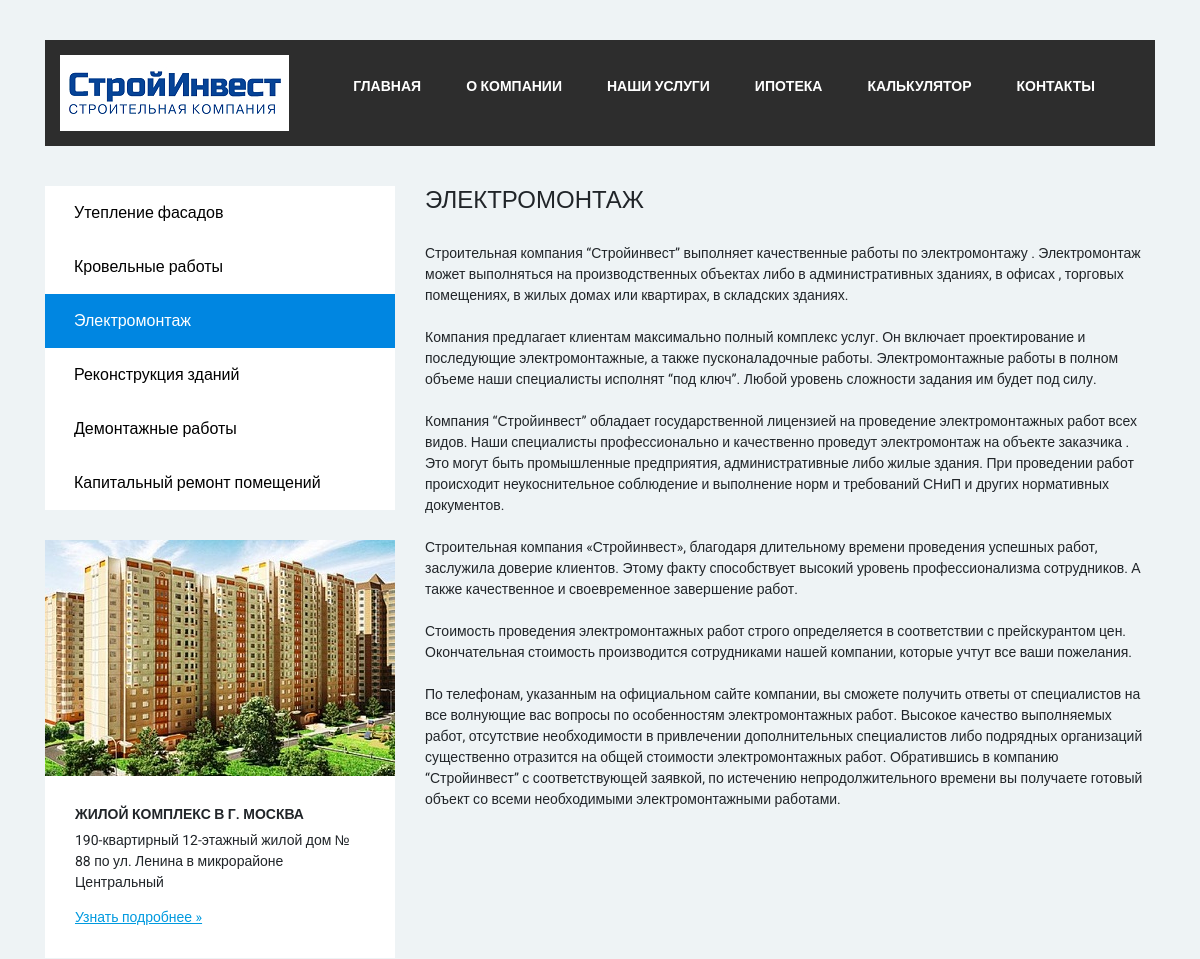
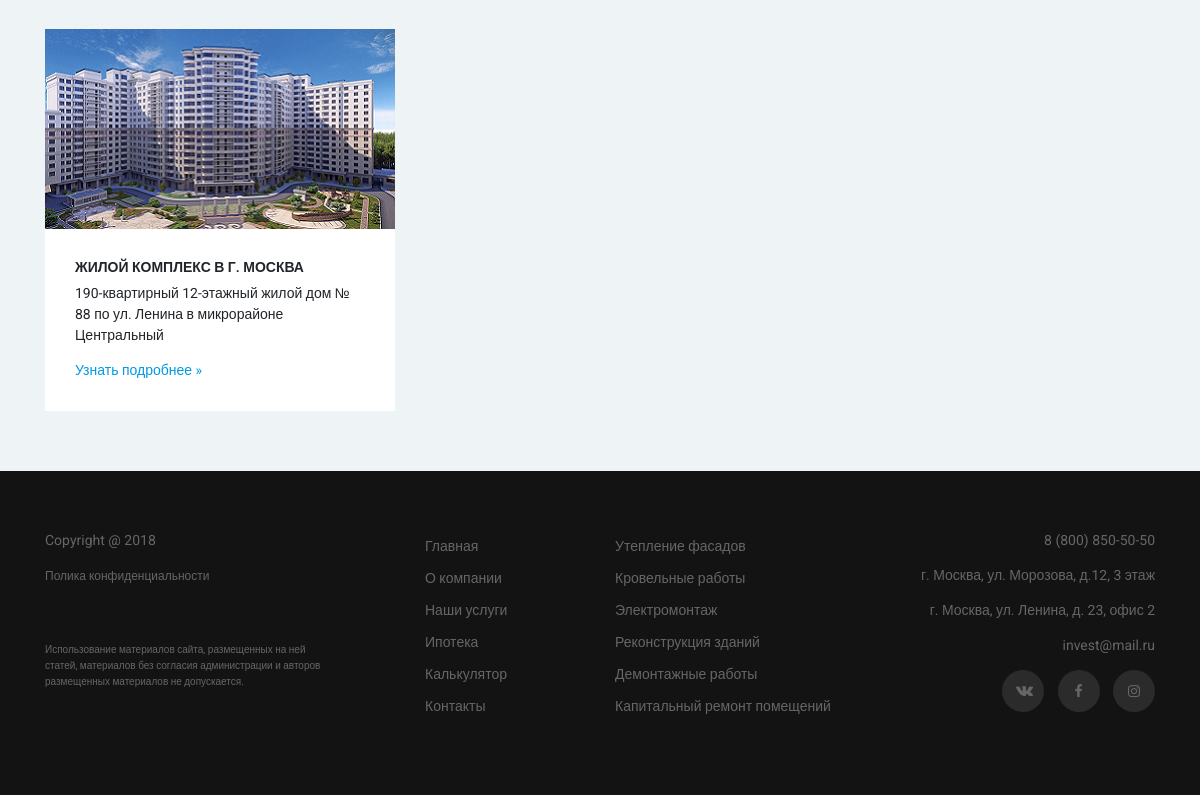
Screenshot of /3.php with the database file from the repository (2 pictures, top to bottom).
### tables this page shows
CREATE TABLE `article` (
  `id` int(11) UNSIGNED NOT NULL,
  `tittle` varchar(255) NOT NULL,
  `text` text NOT NULL
);

### 3.php (the view, shortened to what this page needs)
<!doctype html>
<html lang="en">
  <head>
    <link href="css/bootstrap-grid.min.css" rel="stylesheet">
    <link href="css/bootstrap.min.css" rel="stylesheet">
    <link href="slick/slick.css" rel="stylesheet">
    <link href="slick/slick-theme.css" rel="stylesheet">
    <link href="css/main.css" rel="stylesheet">
  </head>
  <body>
  	 <div class="container">
         <div class="top-nav">
  	          <div class="row justify-content-between align-items-center">
  	 	           <div class="col-md-auto">
  	 	                <div class="logo">
  	                       <img src="img/logo.png" alt="Что-то">
  	                  </div>
  	             </div>
  	             <div class="col-md-auto">
  	                 <ul class="top-nav_menu">
  	                    <li><a href="index.php">Главная</a></li>
  	                    <li><a href="about.php">О компании</a></li>
  	                    <li><a href="1.php">Наши услуги</a></li></a></li>
  	                    <li><a href="ipoteka.php">Ипотека</a></li>
                        <li><a href="calc.php">Калькулятор</a></li>
  	  	                <li><a href="contacts.php">Контакты</a></li>
  	                 </ul>
  	             </div>
  	             </div>
  	     </div>
   <div class="row">
   	  <div class="col-md-4">
   		   <div class="left-sidebar">
   			    <ul class="left-sidebar_menu">
              <li><a href="1.php">Утепление фасадов</a></li>
              <li><a href="2.php">Кровельные работы</a></li>
              <li><a href="3.php" style="background-color: #0086e1; color: white;">Электромонтаж</a></li>
              <li><a href="4.php">Реконструкция зданий</a></li>
              <li><a href="5.php">Демонтажные работы</a></li>
              <li><a href="6.php">Капитальный ремонт помещений</a></li>
   			    </ul>
            <div class="left-sidebar_object">
                 <img src="img/objects/1.png" alt="Картинка 1">
                              <div class="left-sidebar_object-description">
                                  <h3>Жилой комплекс в г. Москва</h3>
                                  <p>190-квартирный 12-этажный жилой дом № 88 по ул. Ленина в микрорайоне Центральный</p>
                                  <a href="#"><u>Узнать подробнее »</u></a>
                              </div>
            </div>
             <div class="left-sidebar_object">
                  <img src="img/objects/2.png" alt="Картинка 2">
                        <div class="left-sidebar_object-description">
                             <h3>Жилой комплекс в г. Москва</h3>
                             <p>190-квартирный 12-этажный жилой дом № 88 по ул. Ленина в микрорайоне Центральный</p>
                             <a href="#">Узнать подробнее »</a>
                        </div>
             </div>
          </div>
      </div>
   	<div class="col-md-8">
       <div class="content">
         <?php
           $mysqli = new mysqli("localhost", "root", "", "kursach");
           $mysqli->query("SET NAMES utf8");
           $query = "SELECT tittle, text FROM article WHERE id=3";
           if ($result = $mysqli->query($query)) {
             while ($row = $result->fetch_assoc())
             {
               printf ("<h2>%s</h2> <br>%s", $row["tittle"], $row["text"]);
             }
             }
         ?>
       </div>
    </div>
   </div>
    </div>
    <footer class="footer">
      <div class="container">
       <div class="row">
        <div class="col-md-4">
         <div class="copy">
          <p>Copyright @ 2018</p>
          <a class="footer-policy-link" href="#">Полика конфиденциальности</a>
          <small>Использование материалов сайта, размещенных на ней статей, материалов без согласия администрации и авторов размещенных материалов не допускается.</small>
         </div>
        </div>
        <div class="col-md-2">
          <ul class="footer_menu">
                        <li><a href="index.php">Главная</a></li>
                        <li><a href="about.php">О компании</a></li>
                        <li><a href="services.php">Наши услуги</a></li>
                        <li><a href="ipoteka.php">Ипотека</a></li>
                        <li><a href="calc.php">Калькулятор</a></li>
                        <li><a href="contacts.php">Контакты</a></li>
                     </ul>
        </div>
        <div class="col-md">
          <ul class="footer_menu">
              <li><a href="1.php">Утепление фасадов</a></li>
              <li><a href="2.php">Кровельные работы</a></li>
              <li><a href="3.php">Электромонтаж</a></li>
              <li><a href="4.php">Реконструкция зданий</a></li>
              <li><a href="5.php">Демонтажные работы</a></li>
              <li><a href="6.php">Капитальный ремонт помещений</a></li>
            </ul>
        </div>
        <div class="col-md">
          <div class="footer-contacts">
            <p class="footer-contacts_phone">8 (800) 850-50-50</p>
            <p class="footer-contacts_address">г. Москва, ул. Морозова, д.12, 3 этаж</p>
            <p class="footer-contacts_address">г. Москва, ул. Ленина, д. 23, офис 2</p>
            <p class="footer-contacts_email">invest@mail.ru</p>
          </div>
          <div class="footer-social-links">
            <ul>
              <li><a href="http://vk.com" target="_blank"><i class="icon-vk"></i></a></li>
              <li><a href="http://facebook.com" target="_blank"><i class="icon-facebook"></i></a></li>
              <li><a href="http://instagram.com" target="_blank"><i class="icon-instagram"></i></a></li>
            </ul>
          </div>
       </div>
      </div>
    </footer>
   </body>
</html>

### css/main.css (style rules this page uses)
[class^="icon-"]:before, [class*=" icon-"]:before { font-family: "fontello"; font-style: normal; font-weight: normal; speak: none; display: inline-block; text-decoration: inherit; width: 1em; margin-right: .2em; text-align: center; font-variant: normal; text-transform: none; line-height: 1em; margin-left: .2em; -webkit-font-smoothing: antialiased; -moz-osx-font-smoothing: grayscale; }
.icon-vk:before { content: '\e800'; }
.icon-facebook:before { content: '\f09a'; }
.icon-instagram:before { content: '\f16d'; }
html { font-size: 14px; }
body { margin: 0px; background-color: #eef3f5; font-family: 'Roboto', sans-serif; padding-top: 40px; }
body a { color: #428bca; }
.top-nav { background-color: #2d2d2d; padding: 15px; }
.top-nav_menu { list-style: none; padding: 0; display: flex; }
.top-nav_menu li { margin-right: 45px; }
.top-nav_menu li a { text-transform: uppercase; text-decoration: none; color: white; font-weight: 700; }
.left-sidebar { margin-top: 40px; }
.left-sidebar .left-sidebar_menu { background-color: white; list-style: none; padding: 0; }
.left-sidebar .left-sidebar_menu li a { display: block; padding: 15px 29px; text-decoration: none; color: black; font-size: 16px; font-weight: 400; }
.left-sidebar_object { margin-top: 30px; background-color: white; }
.left-sidebar_object-description { padding: 30px; }
.left-sidebar_object-description h3 { font-size: 14px; text-transform: uppercase; font-weight: 550; }
.left-sidebar_object-description a { position: left; color: #009adf; }
.content { margin-top: 40px; }
.content h2 { font-size: 24px; }
.footer { margin-top: 60px; background-color: #131313; padding: 59px 0px; color: #666666; }
.footer p { margin-bottom: 14px; }
.footer a { color: #666666; text-decoration: none; }
.footer small { display: block; margin-top: 56px; line-height: 16px; font-size: 10px; max-width: 80%; }
.footer ul { padding: 0; list-style: none; }
.footer li { line-height: 32px; }
.footer .footer-contacts { text-align: right; }
.footer .footer-contacts_phone { font-weight: 400; }
.footer .footer-social-links { text-align: right; }
.footer .footer-social-links li { display: inline-block; }
.footer .footer-social-links li a { display: inline-block; width: 42px; height: 42px; background-color: rgba(255, 255, 255, 0.1); text-align: center; border-radius: 50%; line-height: 42px; margin-left: 10px; transition: all 0.2s; }
.footer .footer-policy-link { font-size: 12px; }

### rows the page displays
article: tittle "ЭЛЕКТРОМОНТАЖ", text "Строительная компания “Стройинвест” выполняет качественные работы по электромонтажу . Электромонтаж может выполняться на производственных объектах либо в административных зданиях, в офисах , торговых помещениях, в жилых домах или квартирах, в складских зданиях. Компания предлагает клиентам максимально полный комплекс услуг. Он включает проектирование и последующие электромонтажные, а также пусконаладочные работы. Электромонтажные работы в полном объеме наши специалисты исполнят “под ключ”. Любой уровень сложности задания им будет под силу. Компания “Стройинвест” обладает государственной лицензией на проведение электромонтажных работ всех видов. Наши специалисты профессионально и качественно…"
